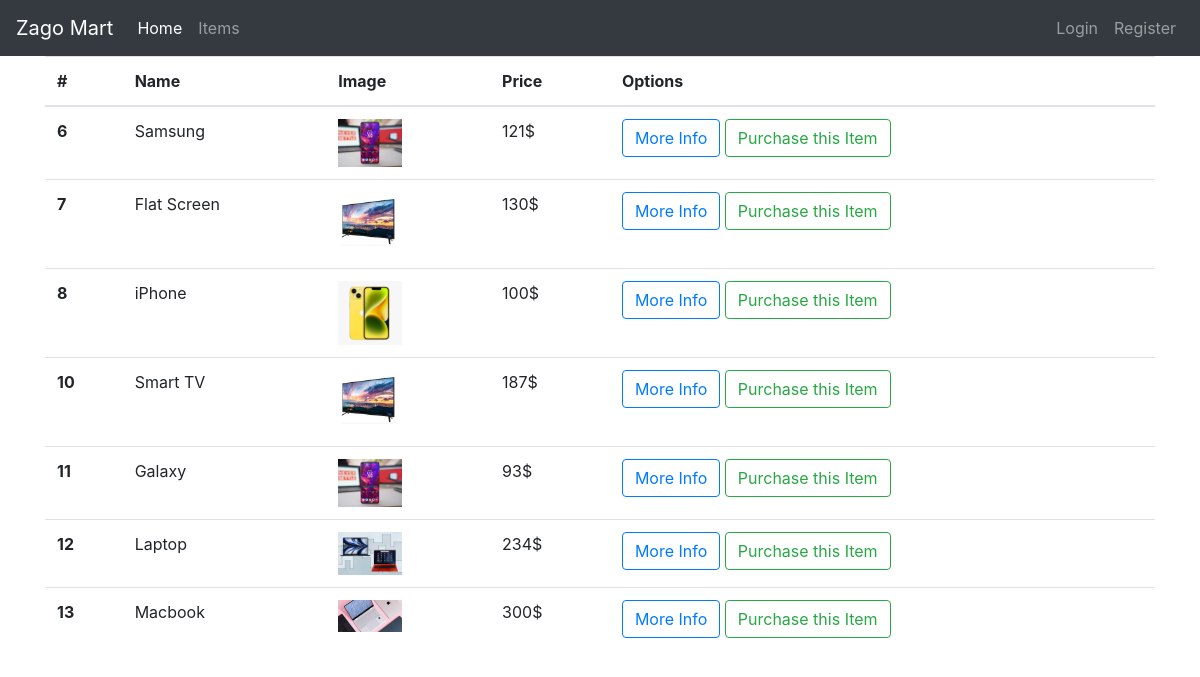
The app's page /items/ with its own data.
### main/models.py (models this page shows, shortened)
class Item(models.Model):
    owner = models.ForeignKey(User, default=None, blank=True, on_delete=models.SET_NULL, null=True)
    name = models.CharField(max_length=255)
    price = models.IntegerField()
    description = models.CharField(max_length=1024)
    image = models.ImageField()

### main/views.py (the view, shortened to what this page needs)
# urls.py: path('items/', views.itemspage, name='items'),
def itemspage(request):
    if request.method == 'GET':
        items = Item.objects.filter(owner=None)
        return render(request, template_name='main/items.html', context={'items': items})

### main/templates/main/items.html (shortened to what this page needs)
{% extends 'main/base.html' %}
{% block content %}
<table class="table table-hover">
    <thead>
      <tr>
        <th scope="col">#</th>
        <th scope="col">Name</th>
        <th scope="col">Image</th>
        <th scope="col">Price</th>
        <th scope="col">Options</th>
      </tr>
    </thead>
    <tbody>
        {% for item in items %}
            <tr>
                <th scope="row">{{ item.pk }}</th>
                <td>{{ item.name }}</td>
                <td>
                    <img alt="image" style="width:64px" src="{{ item.image }}">
                </td>
                <td>{{ item.price }}$</td>
                <td>
                    <button type="button" class="btn btn-outline-primary"
                            data-toggle="modal" data-target="#Modal-MoreInfo{{ item.pk }}">
                        More Info
                    </button>
                    <button
                            type="button" class="btn btn-outline-success"
                            data-toggle="modal" data-target="#Modal-PurchaseConfirm{{ item.pk }}">
                        Purchase this Item
                    </button>
                </td>
            </tr>
        {% endfor %}
    </tbody>
  </table>
{% endblock %}

### main/templates/main/base.html (shortened to what this page needs)
{% load static %}
<!doctype html>
<html lang="en">
  <head>
    <link rel="stylesheet" href="https://stackpath.bootstrapcdn.com/bootstrap/4.5.2/css/bootstrap.min.css">
  </head>
  <body>
    {% include 'main/includes/navbar.html' %}
    <div class="container">
      {% block content %}
      {% endblock %}
    </div>
  </body>
</html>

### main/templates/main/includes/navbar.html (shortened to what this page needs)
<nav class="navbar navbar-expand-md navbar-dark bg-dark">
    <a class="navbar-brand" href="{% url 'home' %}">Zago Mart</a>
    <div class="collapse navbar-collapse" id="navbarNav">
        <ul class="navbar-nav mr-auto">
            <li class="nav-item active">
                <a class="nav-link" href="{% url 'home' %}">Home </a>
            </li>
            <li class="nav-item">
                <a class="nav-link" href="{% url 'items' %}">Items</a>
            </li>
        </ul>
        <ul class="navbar-nav" >
            {% if user.is_authenticated %}
                <li class="nav-item">
                    <a class="nav-link" href="#">Hello, {{ user.username }}</a>
                </li>
                <li class="nav-right">
                    <a class="nav-link" href="{% url 'logout' %}">Logout</a>
                </li>
            {% else %}
                <li class="nav-item">
                    <a class="nav-link" href="{% url 'login' %}">Login</a>
                </li>
                <li class="nav-item">
                    <a class="nav-link" href="{% url 'register' %}">Register</a>
                </li>
            {% endif %}
        </ul>
    </div>
</nav>

### records on screen
Item: pk "6", name "Samsung", image (picture), price "121"
Item: pk "7", name "Flat Screen", image (picture), price "130"
Item: pk "8", name "iPhone", image (picture), price "100"
Item: pk "10", name "Smart TV", image (picture), price "187"
Item: pk "11", name "Galaxy", image (picture), price "93"
Item: pk "12", name "Laptop", image (picture), price "234"
Item: pk "13", name "Macbook", image (picture), price "300"
